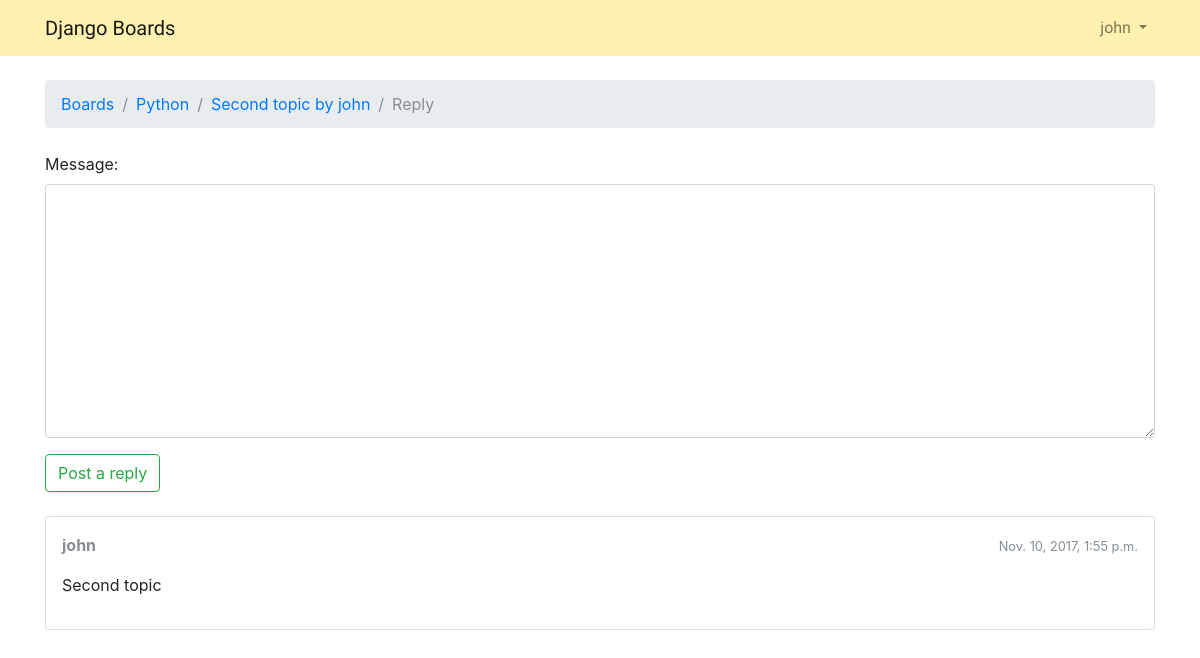
Page /boards/1/topics/5/reply/ (signed in) on the earlier database version.
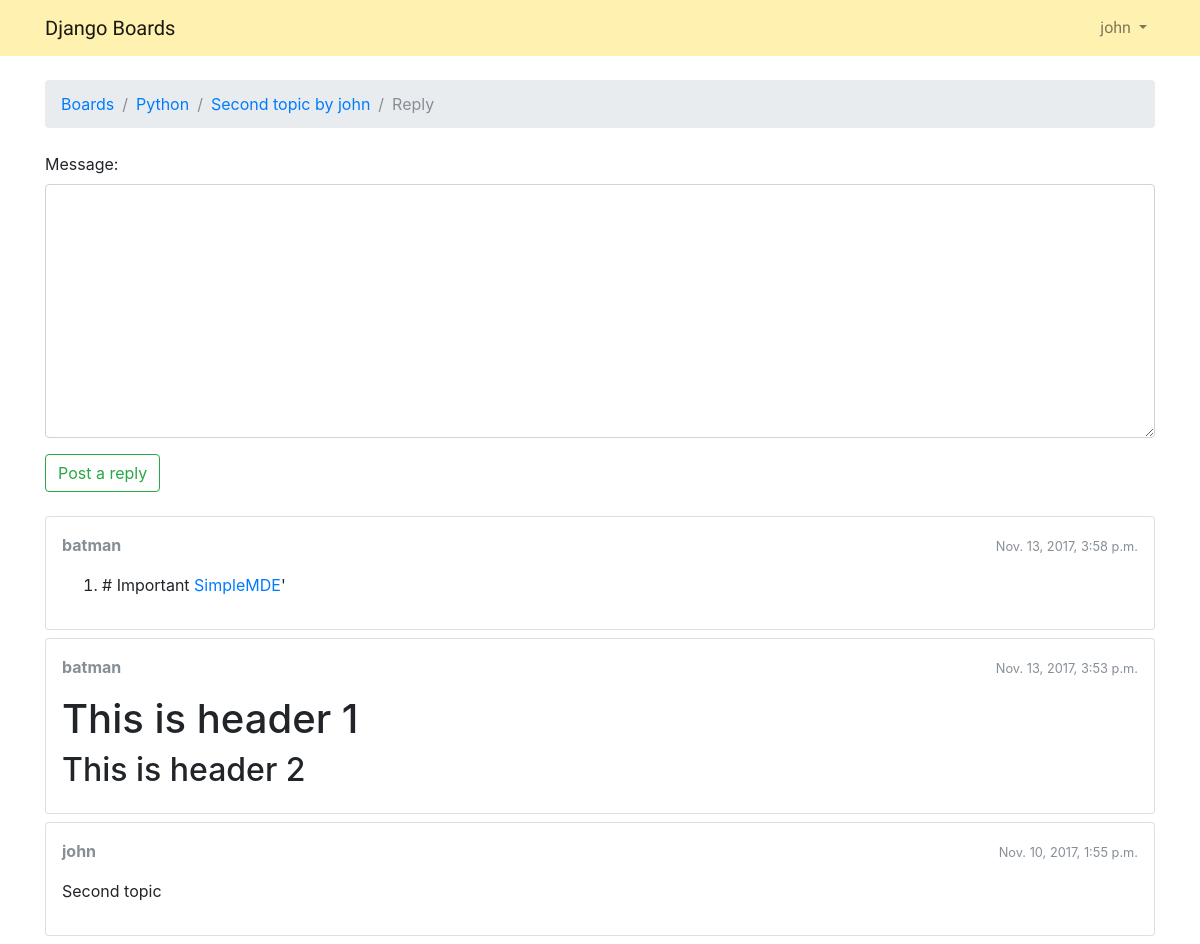
Same page on the later database version.
### forums/models.py (models this page shows, shortened)
class Post(models.Model):
    message = models.TextField(max_length=4000)
    topic = models.ForeignKey(Topic, related_name='posts')
    created_at = models.DateTimeField(auto_now_add=True)
    updated_at = models.DateTimeField(null=True)
    created_by = models.ForeignKey(User, related_name='posts')
    updated_by = models.ForeignKey(User, null=True, related_name='+')
    def get_message_as_markdown(self):
        return mark_safe(markdown(self.message, safe_mode='escape'))

### forums/views.py (the view)
# urls.py: url(r'(?P<pk>\d+)/topics/(?P<topic_pk>\d+)/reply/$', views.reply_topic, name='reply_topic'),
@login_required
def reply_topic(request, pk, topic_pk):
    topic = get_object_or_404(models.Topic, board__pk=pk, pk=topic_pk)
    if request.method == 'POST':
        form = forms.PostForm(request.POST)
        if form.is_valid():
            post = form.save(commit=False)
            post.topic = topic
            post.created_by = request.user
            post.save()
            topic.last_updated = timezone.now()
            topic.save()
            topic_url = reverse('forums:topic_posts', kwargs={'pk': pk, 'topic_pk': topic_pk})
            topic_post_url = '{url}?page={page}#{id}'.format(
                url=topic_url,
                id=post.pk,
                page=topic.get_page_count()
            )
            return redirect(topic_post_url)
    else:
        form = forms.PostForm()
    return render(request, 'forums/reply_topic.html', {'topic': topic, 'form': form})

### forums/forms.py
class PostForm(forms.ModelForm):
    class Meta:
        model = models.Post
        fields = ['message', ]

### forums/models.py (called while the page is built)
    def get_last_five_posts(self):
        return self.posts.order_by('-created_at')[:5]

### forums/templatetags/form_tags.py (called while the page is built)
@register.filter
def input_class(bound_field):
    css_class = ''
    if bound_field.form.is_bound:
        if bound_field.errors:
            css_class = 'is-invalid'
        elif field_type(bound_field) != 'PasswordInput':
            css_class = 'is-valid'
    return 'form-control {}'.format(css_class)

### forums/templates/forums/reply_topic.html (shortened to what this page needs)
{% extends 'base.html' %}
{% load static %}
{% block stylesheet %}
    <link rel="stylesheet" href="https://cdn.jsdelivr.net/simplemde/latest/simplemde.min.css">
{% endblock %}
{% block breadcrumb %}
    <li class="breadcrumb-item"><a href="{% url 'home' %}">Boards</a></li>
    <li class="breadcrumb-item"><a href="{% url 'forums:board_topics' pk=topic.board.pk %}">{{ topic.board.name }}</a></li>
    <li class="breadcrumb-item"><a href="{% url 'forums:topic_posts' pk=topic.board.pk topic_pk=topic.pk %}">{{ topic.subject }}</a></li>
    <li class="breadcrumb-item active">Reply</li>
{% endblock %}
{% block content %}
    <form method="POST" class="mb-4" novalidate>
        {% include 'includes/form.html' %}
        <button type="submit" class="btn btn-outline-success">Post a reply</button>
    </form>
    {% for post in topic.get_last_five_posts %}
        <div class="card mb-2">
            <div class="card-body p-3">
                <div class="row mb-3">
                    <div class="col-6">
                        <strong class="text-muted">{{ post.created_by.username }}</strong>
                    </div>
                    <div class="col-6 text-right">
                        <small class="text-muted">{{ post.created_at }}</small>
                    </div>
                </div>
                {{ post.get_message_as_markdown }}
            </div>
        </div>
    {% endfor %}
{% endblock %}

Differences in the rows shown:
added Post: created_by.username "batman", created_at "Nov. 13, 2017, 3:58 p.m.", get_message_as_markdown "# Important SimpleMDE '"
added Post: created_by.username "batman", created_at "Nov. 13, 2017, 3:53 p.m.", get_message_as_markdown "This is header 1 This is header 2"
